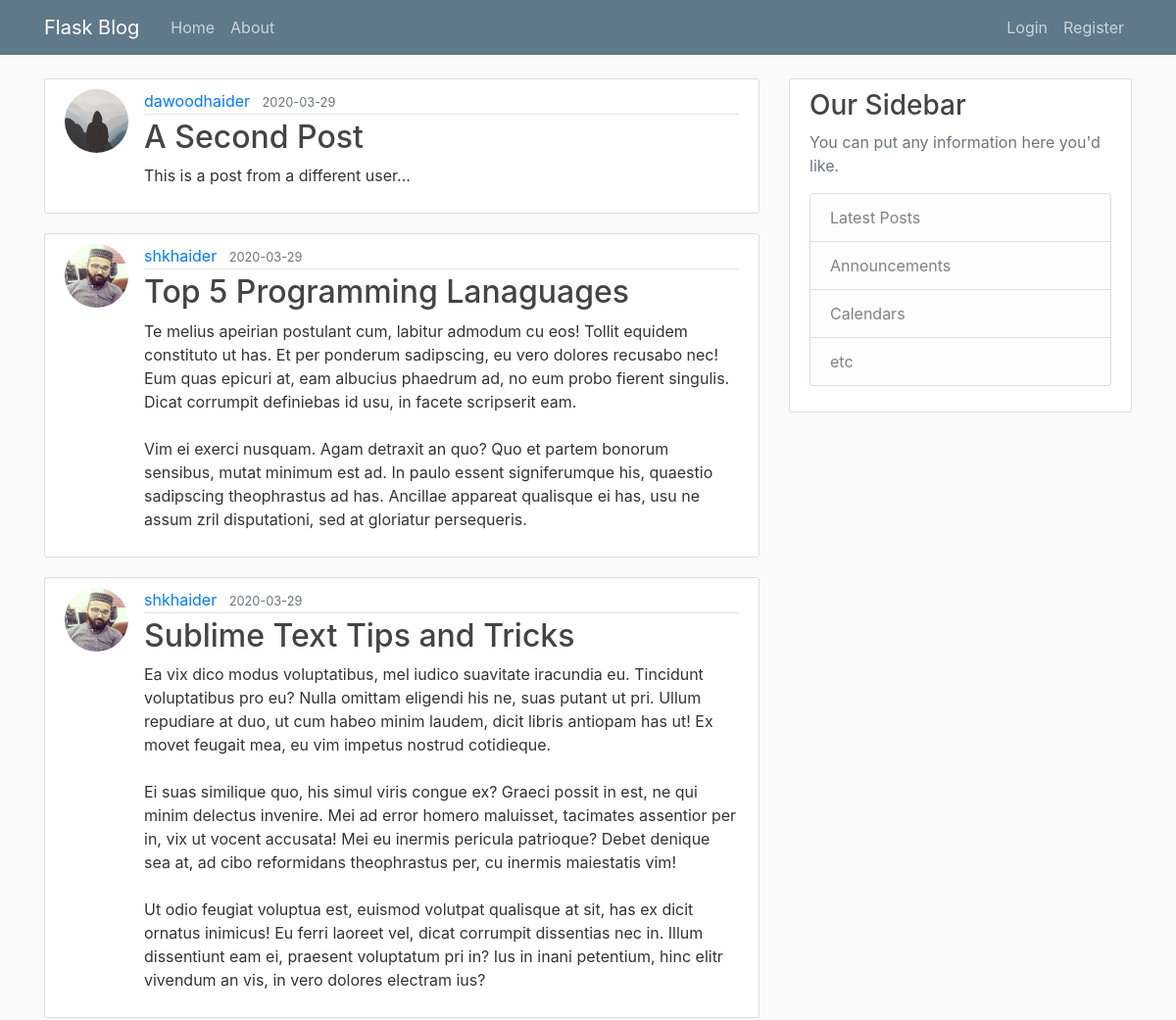
Page /home (upper part) on the earlier database version.
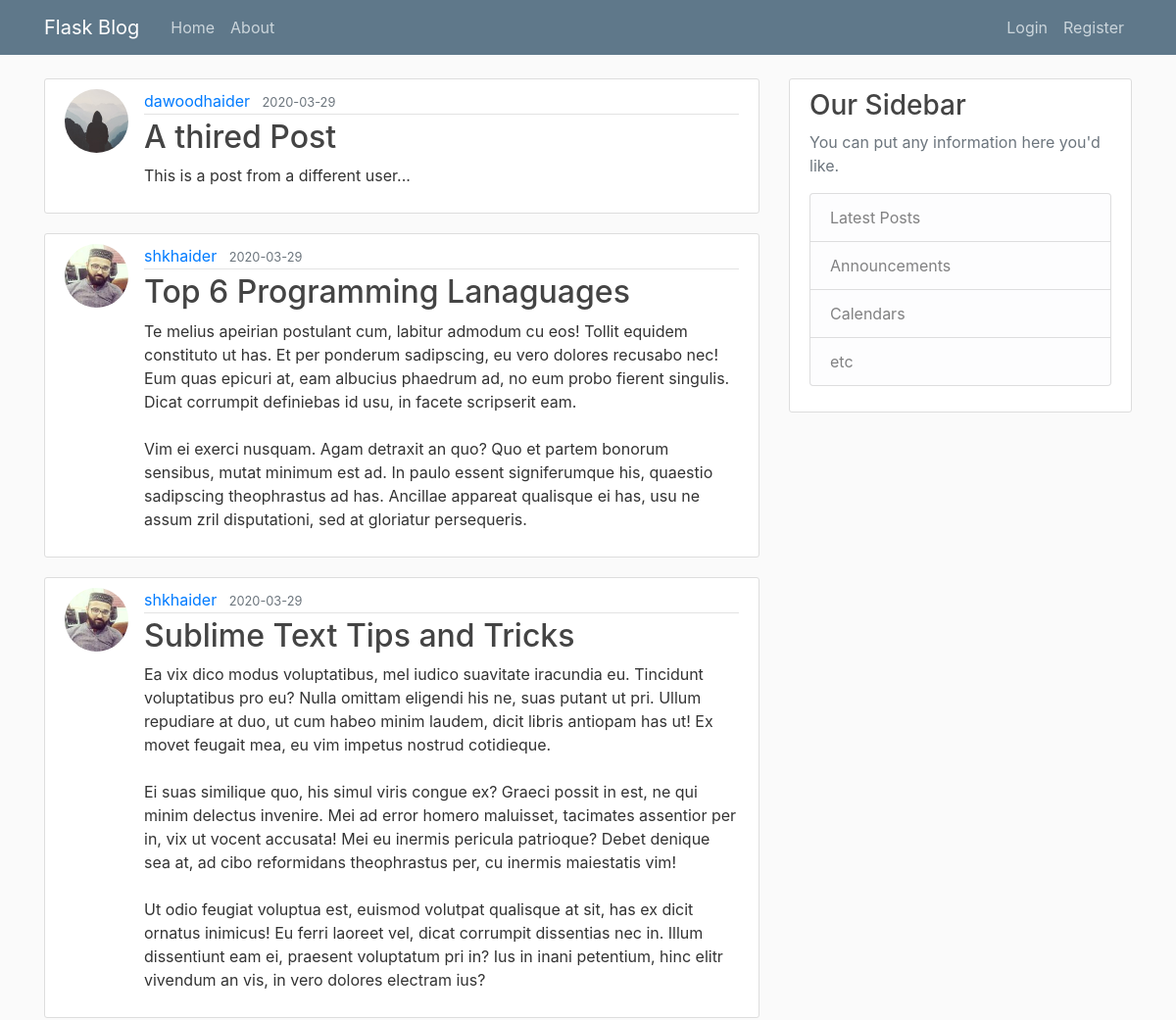
Same page on the later database version.
### myApp/models.py (models this page shows, shortened)
class Post(db.Model):
    id = db.Column(db.Integer, primary_key=True)
    title = db.Column(db.String(100), nullable=False)
    date_posted = db.Column(db.DateTime, nullable=False, default=datetime.utcnow)
    content = db.Column(db.Text, nullable=False)
    user_id = db.Column(db.Integer, db.ForeignKey('user.id'), nullable=False)

class User(db.Model, UserMixin):
    id = db.Column(db.Integer, primary_key=True)
    username = db.Column(db.String(20), unique=True, nullable=False)
    email = db.Column(db.String(120), unique=True, nullable=False)
    image_file = db.Column(db.String(20),  nullable=False, default='default.jpg')
    password = db.Column(db.String(60), nullable=False)
    posts = db.relationship('Post', backref='author', lazy=True)

### myApp/main/routes.py (the view)
@main.route('/')
@main.route('/home')
def home():
    page = request.args.get('page', 1, type=int)
    posts = Post.query.order_by(Post.date_posted.desc()).paginate(page=page, per_page=5)
    return render_template('home.html', posts=posts)

### myApp/templates/home.html (shortened to what this page needs)
{% extends "layout.html" %}
{% block content %}
{% for post in posts.items %}
    <article class="media content-section">
        <img src="{{ url_for('static', filename='profile_pics/' + post.author.image_file) }}" alt="" class="rounded-circle article-img">
        <div class="media-body">
            <div class="article-metadata">
                <a class="mr-2" href="{{ url_for('users.user_post', username=post.author.username) }}">{{ post.author.username }}</a>
                <small class="text-muted">{{ post.date_posted.strftime('%Y-%m-%d') }}</small>
            </div>
            <h2><a class="article-title" href="{{ url_for('posts.post', post_id=post.id) }}">{{ post.title }}</a></h2>
            <p class="article-content">{{ post.content }}</p>
        </div>
    </article>
{% endfor %}
{% endblock content %}

Differences in the rows shown:
changed Post "dawoodhaider": title "A Second Post" → "A thired Post"
changed Post: title "Top 5 Programming Lanaguages" → "Top 6 Programming Lanaguages"
